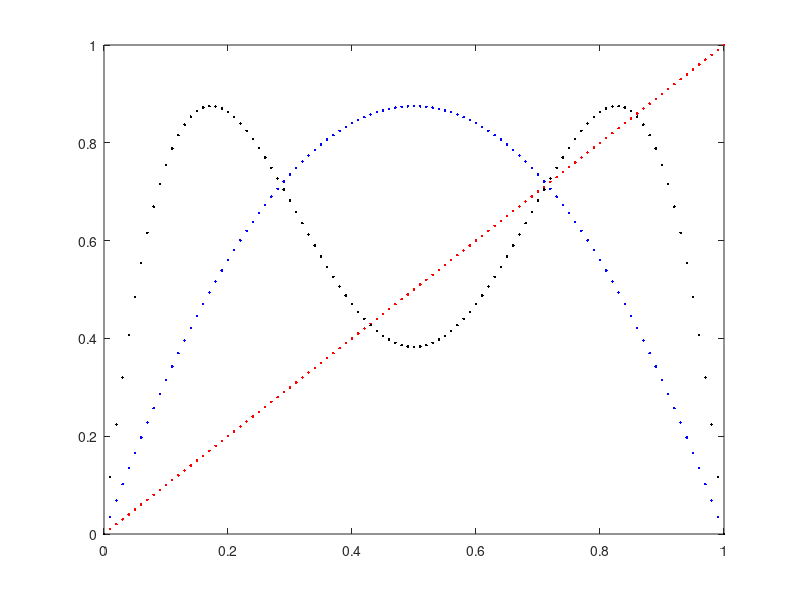

This figure's MATLAB source:
clear all
close all

x=0:0.01:1;
R=3.5;
y=R.*x.*(1-x);
y3=R*(R.*x.*(1-x)).*(1-R.*x.*(1-x));
y2=x;
plot(x,y,'b.',x,y2,'r.',x,y3,'k.');